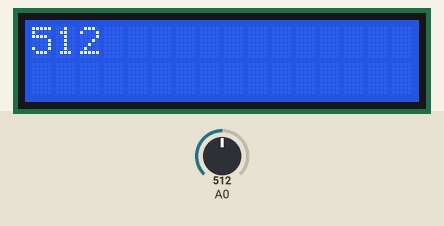
Simulated run of this sketch. Board: Arduino Uno, built with avr-gcc and run on an emulated ATmega328P. On the bench: 16×2 character LCD. The inputs (shaded band) are chosen by the test bench; at power-on: A0 = 512. What the sketch prints to the serial monitor is not drawn.

Above: at 1.2 s.
1.3 s: A0 set to 716
At 2.7 s:
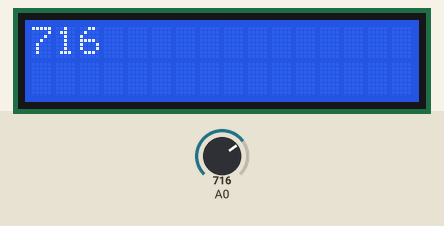
4.5 s: A0 set to 900
At 5.3 s:
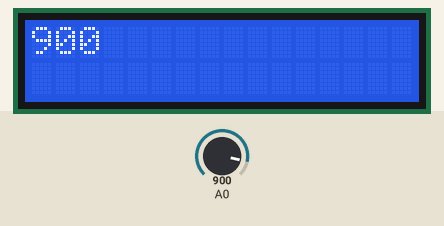
7.5 s: A0 set to 1023
At 8.8 s:
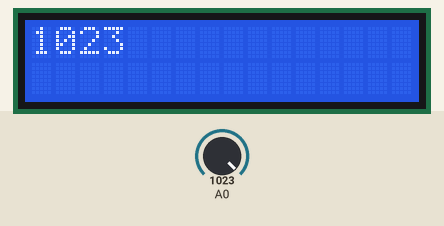
Timing chart, 0 to 10.5 s (numbered marks = the images above; inputs shaded):
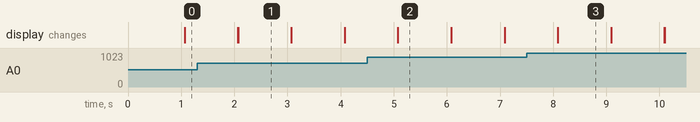

The sketch:

Potentiometer_Readings_on_LCD.ino
```cpp
/*
   Display Potentiometer Readings on LCD Display
   For more details, visit: https://techzeero.com/arduino-tutorials/display-potentiometer-readings-on-lcd-display/

 The circuit:
 * LCD RS pin to digital pin 12
 * LCD Enable pin to digital pin 11
 * LCD D4 pin to digital pin 5
 * LCD D5 pin to digital pin 4
 * LCD D6 pin to digital pin 3
 * LCD D7 pin to digital pin 2
 * LCD R/W pin to ground
 * LCD VSS pin to ground
 * LCD VCC pin to 5V
 * 10K resistor:
 * ends to +5V and ground
 * wiper to LCD VO pin (pin 3)

  Second Potentiometer connection with Arduino
 * Potentiometer 5v to Arduino 5v
 * Potentiometer GND to Arduino GND
 * Potentiometer Wiper/Vout to Arduino A0(Analog pin 0)
*/

// include the library code:
#include <LiquidCrystal.h>
int sensorValue = 0;

// initialize the library with the numbers of the interface pins
LiquidCrystal lcd(12, 11, 5, 4, 3, 2);

void setup()
{
  pinMode(A0, INPUT);
  // set up the LCD's number of columns and rows:
  lcd.begin(16, 2);
  Serial.begin(9600);
}

void loop()
{
  // read the input on analog pin 0:
  sensorValue = analogRead(A0);
  // set the cursor to column 0, line 0:
  lcd.setCursor(0, 0);
  // print out the value at LCD Display:
  lcd.print(sensorValue);
  // print out the value at Serial Monitor:
  Serial.println(sensorValue);
  delay(1000);
  lcd.clear();
}
```

Measured:
- after the input at 1.3 s, the display: first differs from a run without the input after 0.77 s (image 1)
- after the input at 4.5 s, the display: first differs from a run without the input after 0.58 s (image 2)
- after the input at 7.5 s, the display: first differs from a run without the input after 0.59 s (image 3)
- what the display in image 1 shows lasts 1.0 s, from 2.1 s to 3.1 s
